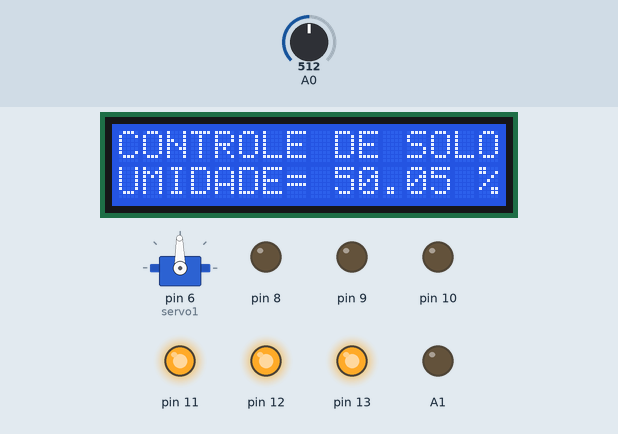
This sketch was run on a simulated Arduino Uno, built with avr-gcc and run on an emulated ATmega328P. On the bench: 16×2 character LCD, servo, output pins drawn as LEDs (lit = HIGH). The test bench sets the inputs (shaded band); at power-on: A0 = 512. What the sketch prints to the serial monitor is not drawn.

Above: at 1.2 s.
1.3 s: A0 set to 716
At 3.1 s:
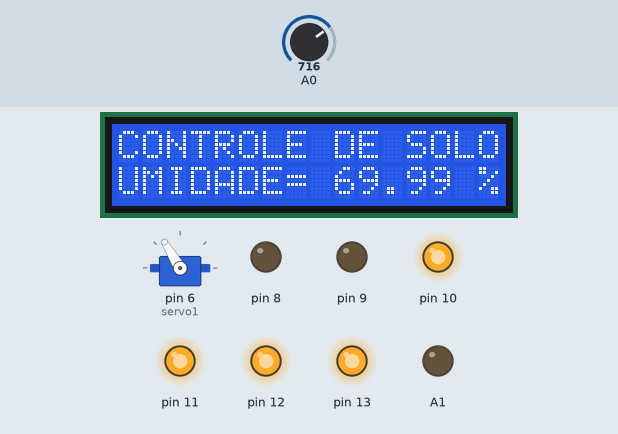
3.4 s: A0 set to 900
At 5.0 s:
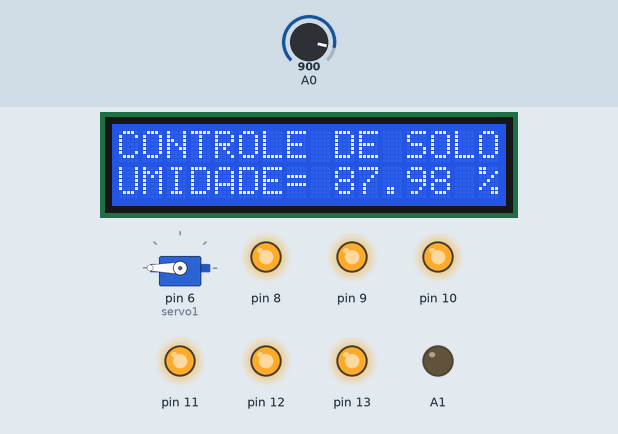
5.6 s: A0 set to 306
At 6.8 s:
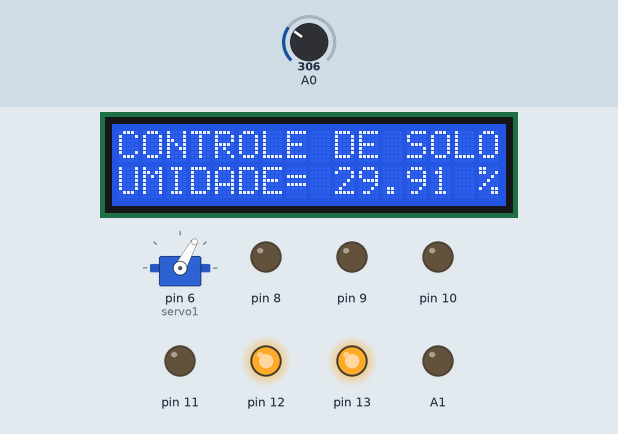
7.8 s: A0 set to 170
At 9.3 s:
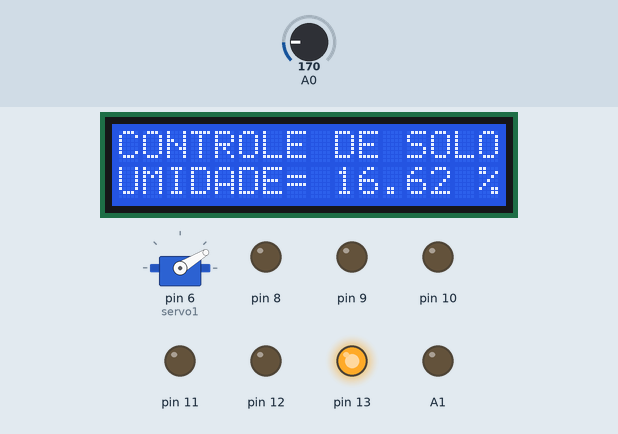
9.6 s: A0 set to 110
At 11.2 s:
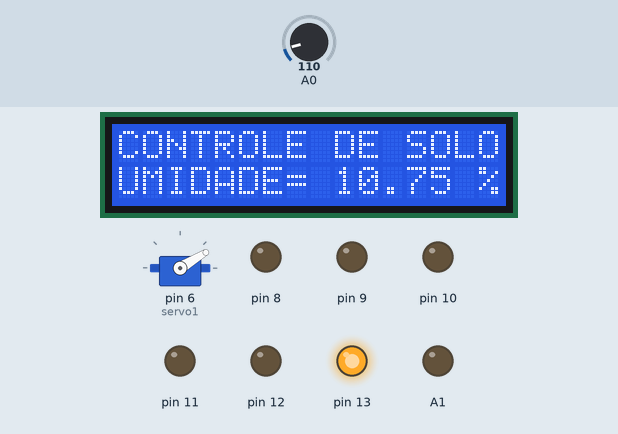
11.5 s: A0 set to 96
At 13.0 s:
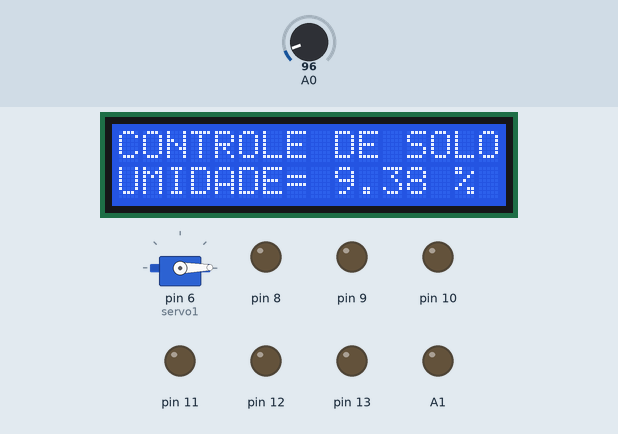
Timing chart, 0 to 14.5 s (numbered marks = the images above; inputs shaded):
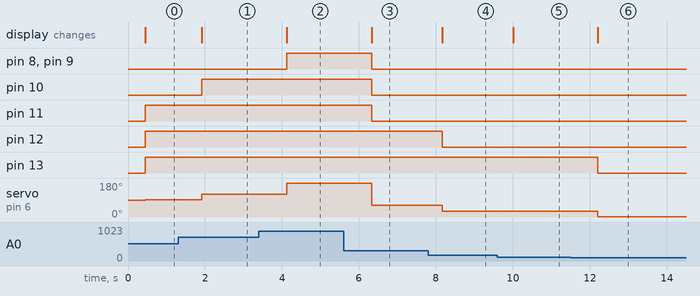

The sketch:

ControleDeUmidadeDoSoloUtilizandoPotenciometro.ino
```cpp
#include <Wire.h> // Biblioteca utilizada para fazer a comunicação com o I2C
#include <LiquidCrystal_I2C.h> // Biblioteca utilizada para fazer a comunicação com o display 20x4

#define col 16 // Serve para definir o numero de colunas do display utilizado
#define lin  2 // Serve para definir o numero de linhas do display utilizado
#define ende  0x27 // Serve para definir o endereço do display.
LiquidCrystal_I2C lcd(ende,col,lin); // Chamada da funcação LiquidCrystal para ser usada com o I2C

#include <Servo.h> //inclui biblioteca do servo
Servo servo1; //cria objeto chamado servo
int valor;
int posicao;
float nivel;

void setup() {
  lcd.init(); // Serve para iniciar a comunicação com o display já conectado
  lcd.backlight(); // Serve para ligar a luz do display
  lcd.clear(); // Serve para limpar a tela do display

  Serial.begin(9600);
   servo1.attach(6);

  lcd.setCursor(0,0);
  lcd.print("CONTROLE DE SOLO");

  pinMode(13,OUTPUT);
  pinMode(12,OUTPUT);
  pinMode(11,OUTPUT);
  pinMode(10,OUTPUT);
  pinMode(9,OUTPUT);
  pinMode(8,OUTPUT);
  pinMode(A1,OUTPUT);

  }
void NIVEL00()
{

  digitalWrite(13,LOW);
 digitalWrite(12,LOW);
 digitalWrite(11,LOW);
 digitalWrite(10,LOW);
 digitalWrite(9,LOW);
 digitalWrite(8,LOW);
  for (posicao=0; posicao<=0; posicao+=1);
  servo1.write(posicao);


}
void NIVEL01()
{
  digitalWrite(13,HIGH);
 digitalWrite(12,LOW);
 digitalWrite(11,LOW);
 digitalWrite(10,LOW);
 digitalWrite(9,LOW);
 digitalWrite(8,LOW);
 for (posicao=0; posicao<=30; posicao+=1);
  servo1.write(posicao);


}
void NIVEL02()
{
  digitalWrite(13,HIGH);
 digitalWrite(12,HIGH);
 digitalWrite(11,LOW);
 digitalWrite(10,LOW);
 digitalWrite(9,LOW);
 digitalWrite(8,LOW);
 for (posicao=0; posicao<=60; posicao+=1);
  servo1.write(posicao);


}
void NIVEL03()
{
  digitalWrite(13,HIGH);
 digitalWrite(12,HIGH);
 digitalWrite(11,HIGH);
 digitalWrite(10,LOW);
 digitalWrite(9,LOW);
 digitalWrite(8,LOW);
 for (posicao=0; posicao<=90; posicao+=1);
  servo1.write(posicao);


}
void NIVEL04()
{
  digitalWrite(13,HIGH);
 digitalWrite(12,HIGH);
 digitalWrite(11,HIGH);
 digitalWrite(10,HIGH);
 digitalWrite(9,LOW);
 digitalWrite(8,LOW);
 for (posicao=0; posicao<=120; posicao+=1);
  servo1.write(posicao);


}
void NIVEL05()
{
  digitalWrite(13,HIGH);
 digitalWrite(12,HIGH);
 digitalWrite(11,HIGH);
 digitalWrite(10,HIGH);
 digitalWrite(9,HIGH);
 digitalWrite(8,LOW);
 digitalWrite(7,LOW);
 for (posicao=0; posicao<=150; posicao+=1);
  servo1.write(posicao);

}
void NIVEL06()
{
  digitalWrite(13,HIGH);
 digitalWrite(12,HIGH);
 digitalWrite(11,HIGH);
 digitalWrite(10,HIGH);
 digitalWrite(9,HIGH);
 digitalWrite(8,HIGH);
  for (posicao=0; posicao<=180; posicao+=1);
  servo1.write(posicao);


}

void loop() {
  int posicao; //declarado variável posição tipo inteiro

  valor = analogRead(A0);
  nivel = (valor / 1023.0)*100;
    Serial.print(" UMIDADE SOLO = ");
    Serial.print(nivel);
    Serial.println(" % ");
  delay(350);


  lcd.setCursor(0,1);
  lcd.print("UMIDADE= ");
  lcd.print(nivel);
  lcd.print(" % ");

if(nivel<=10)
NIVEL00();
if((nivel>10)&&(nivel<=25))
NIVEL01();
if((nivel>25)&&(nivel<=40))
NIVEL02();
if((nivel>40)&&(nivel<=55))
NIVEL03();
if((nivel>55)&&(nivel<=70))
NIVEL04();
if((nivel>70)&&(nivel<=85))
NIVEL05();
if((nivel>85)&&(nivel<=100))
NIVEL06();
}
```

Measured:
- the behaviour switches between 103 and 102 on A0 (found by bisection; images 5 and 6)
- after the input at 1.3 s, pin 10: LOW → HIGH after 0.62 s; servo on pin 6 (servo1): 91° → 121° after 0.62 s; the display: changes after 0.62 s (image 1)
- after the input at 3.4 s, pin 8, pin 9: LOW → HIGH after 0.73 s; servo on pin 6 (servo1): 121° → 180° after 0.73 s; the display: changes after 0.73 s (image 2)
- after the input at 5.6 s, pin 8–11: HIGH → LOW after 0.73 s; servo on pin 6 (servo1): 180° → 61° after 0.73 s; the display: changes after 0.73 s (image 3)
- after the input at 7.8 s, pin 12: HIGH → LOW after 0.37 s; servo on pin 6 (servo1): 61° → 31° after 0.37 s; the display: changes after 0.37 s (image 4)
- after the input at 9.6 s, the display: changes after 0.41 s (image 5)
- after the input at 11.5 s, pin 13: HIGH → LOW after 0.71 s; servo on pin 6 (servo1): 31° → 1° after 0.71 s; the display: changes after 0.71 s (image 6)
